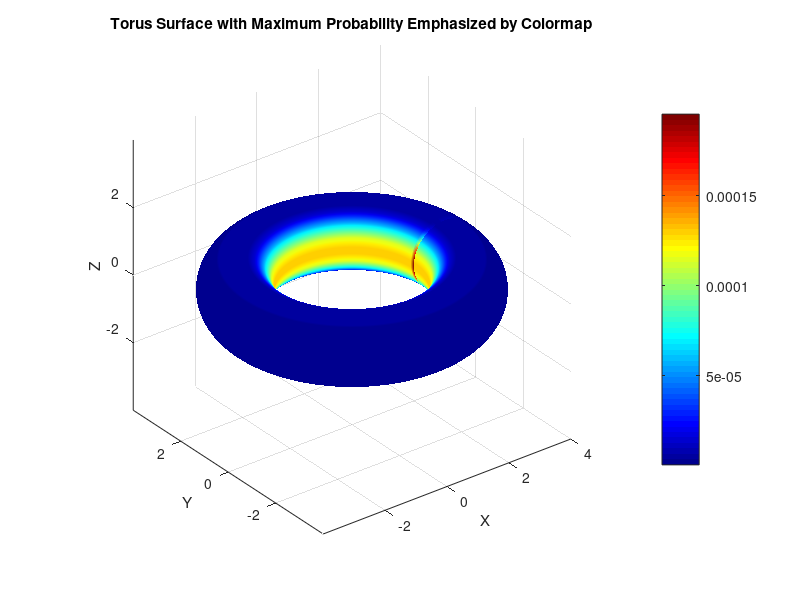

MATLAB code to generate this figure:
%%%%%%%%%%%%%%%%%%%%%%%%%%%%%%%%%%%%%%%%%%%%%%%%%%%%%%%%%%%%%%%%%%%%%%%%%%%
% Numerical simulation of the evolution of a wavepacket in a 1D harmonic
% trap with an added torus-like time-dependent potential using fast Fourier transform (FFT) method
% Potential: V(t) = A * sin(x) * cos(θ1) + B * cos(x) * sin(θ2)
% Then, visualize the result on a torus with the full surface represented by colormap.
%%%%%%%%%%%%%%%%%%%%%%%%%%%%%%%%%%%%%%%%%%%%%%%%%%%%%%%%%%%%%%%%%%%%%%%%%%%

% Parameters for space and simulation
a = -20;                       % Left end point 
b = +20;                       % Right end point 
L = b - a;                     % Width of the space
N = 512;                       % No. of cells
X = a + L * (0:N-1) / N;       % Dimensionless coordinates
P = (2 * pi / L) * [0:N/2-1, -N/2:-1]; % Dimensionless momentum
T = 5 * pi;                    % Time duration of the evolution
M = 10^3;                      % Total No. of steps in the evolution
dt = T / M;                    % Time step
A = 0.5;                       % Amplitude for the sin term
B = 0.3;                       % Amplitude for the cos term in torus-like potential
omega1 = 0.01;                 % Frequency for θ1
omega2 = 0.02;                 % Frequency for θ2

%%%%%%%%%%%%%%%%%%%%%%%%%%%%%%%%%%%%%%%%%%%%%%%%%%%%%%%%%%%%%%%%%%%%%%%%%%%
% Define vectors to store split-step propagators in position and momentum space
%%%%%%%%%%%%%%%%%%%%%%%%%%%%%%%%%%%%%%%%%%%%%%%%%%%%%%%%%%%%%%%%%%%%%%%%%%%
UV = exp(-1i * (X.^2 / 2) * dt / 2);    % One-step propagator in position space (harmonic potential)
UT = exp(-1i * (P.^2 / 2) * dt);        % One-step propagator in momentum space
% note, hbar = 1 in our dimensionless units

%%%%%%%%%%%%%%%%%%%%%%%%%%%%%%%%%%%%%%%%%%%%%%%%%%%%%%%%%%%%%%%%%%%%%%%%%%%
% Define the initial state
% As a typical example, we consider the initial state to be a Gaussian wavepacket located at X0
X0 = 4.0;                             % Initial position of the wave packet
sigma = 1.0;                          % Width of the initial wavepacket
psiprep = exp(-(X - X0).^2 / (2 * sigma^2));  % Gaussian state
psi = psiprep / sqrt(sum(abs(psiprep).^2));   % Normalized state

%%%%%%%%%%%%%%%%%%%%%%%%%%%%%%%%%%%%%%%%%%%%%%%%%%%%%%%%%%%%%%%%%%%%%%%%%%%
% Full Evolution with Harmonic Oscillator and Torus-like Time-Dependent Potential
psi_0 = psi;
for m = 1:M
    t = m * dt;  % Current time
    
    % Define the torus-like parameters theta1 and theta2
    theta1 = omega1 * t;  
    theta2 = omega2 * t;  
    
    % Update the time-dependent potential with both periodic components
    V_t = A * sin(X) .* cos(theta1) + B * cos(X) .* sin(theta2);
    UV_t = exp(-1i * (X.^2 / 2 + V_t) * dt / 2);  % Time-dependent potential propagator
    
    % Split-step evolution
    psi_1 = UV_t .* psi_0;           % Apply potential part (first half step)
    phi_2 = fft(psi_1);              % Transform to momentum space
    phi_3 = UT .* phi_2;             % Apply kinetic part
    psi_3 = ifft(phi_3);             % Transform back to position space
    psi_4 = UV_t .* psi_3;           % Apply potential part (second half step)
    
    psi_0 = psi_4;  % Prepare for the next cycle
end

psii = psi_0;  % Final state updated

%%%%%%%%%%%%%%%%%%%%%%%%%%%%%%%%%%%%%%%%%%%%%%%%%%%%%%%%%%%%%%%%%%%%%%%%%%%
% Plotting the torus using the full surface with colormap representing the maximum probability
theta1_vals = linspace(0, 2 * pi, 100);
theta2_vals = linspace(0, 2 * pi, 100);
[Theta1, Theta2] = meshgrid(theta1_vals, theta2_vals);

% Constructing the torus
R = 3; % Major radius
r = 1; % Minor radius

X_torus = (R + r * cos(Theta2)) .* cos(Theta1);
Y_torus = (R + r * cos(Theta2)) .* sin(Theta1);
Z_torus = r * sin(Theta2);

% Map the final probability density onto the torus
% Using the absolute square of the wavefunction to represent probability density
prob_density = abs(psii).^2;
prob_density_interp = interp1(X, prob_density, r * cos(Theta2), 'linear', 0); % Interpolate prob_density onto torus surface

% Find the maximum value in each inner circle (fixed theta1) for color emphasis
max_prob_indices = zeros(size(theta1_vals));
max_prob_values = zeros(size(theta1_vals));

for i = 1:length(theta1_vals)
    [max_val, max_idx] = max(prob_density_interp(i, :));
    max_prob_indices(i) = max_idx;
    max_prob_values(i) = max_val;
end

% Construct a colormap that emphasizes the maximum values
% Amplify the color of the maximum values to make them stand out
highlighted_prob_density = prob_density_interp;
for i = 1:length(theta1_vals)
    highlighted_prob_density(i, max_prob_indices(i)) = max_prob_values(i) * 1.5; % Emphasize maximum value
end

% Plot the torus with the highlighted colormap
figure;
surf(X_torus, Y_torus, Z_torus, highlighted_prob_density);
shading interp
colormap jet
colorbar
xlabel('X')
ylabel('Y')
zlabel('Z')
title('Torus Surface with Maximum Probability Emphasized by Colormap')
axis equal
hold off
